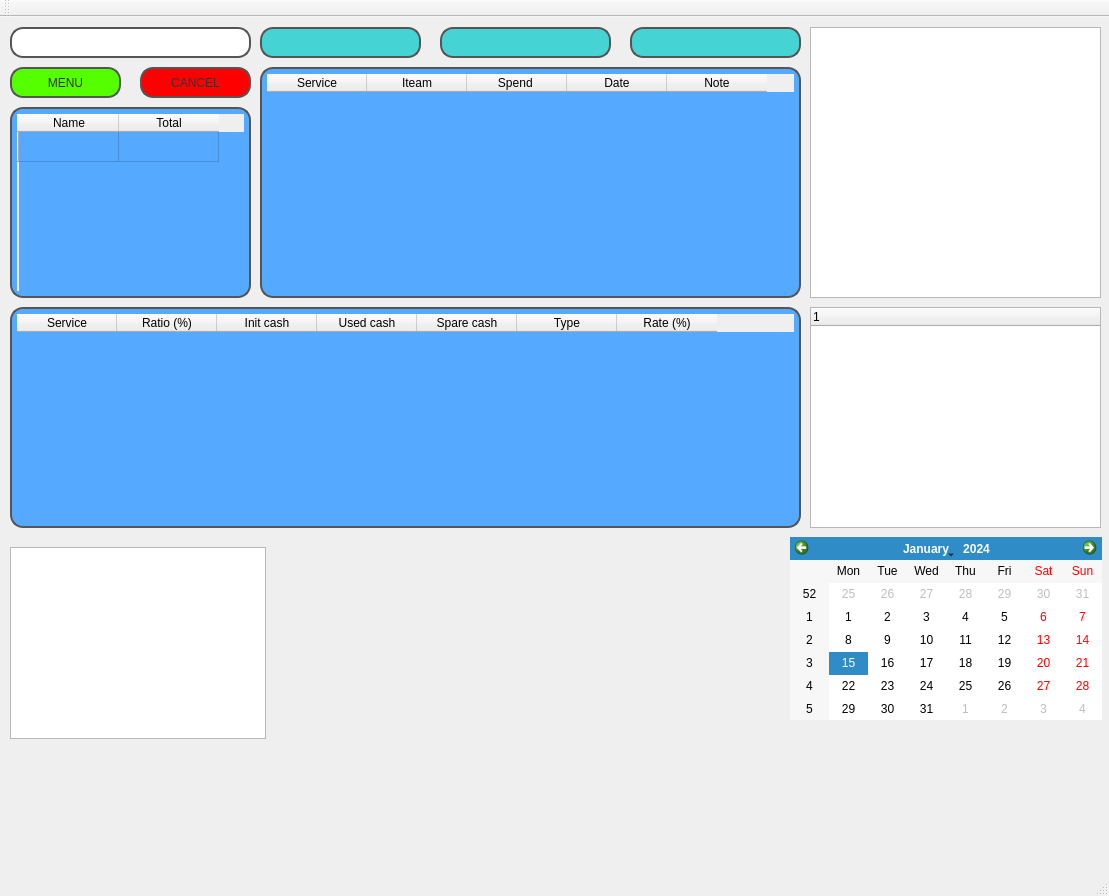
<?xml version="1.0" encoding="UTF-8"?>
<ui version="4.0">
 <class>finance_appClass</class>
 <widget class="QMainWindow" name="finance_appClass">
  <property name="geometry">
   <rect>
    <x>0</x>
    <y>0</y>
    <width>1109</width>
    <height>896</height>
   </rect>
  </property>
  <property name="windowTitle">
   <string>finance_app</string>
  </property>
  <widget class="QWidget" name="centralWidget">
   <widget class="QListWidget" name="total_view">
    <property name="geometry">
     <rect>
      <x>260</x>
      <y>10</y>
      <width>161</width>
      <height>31</height>
     </rect>
    </property>
    <property name="styleSheet">
     <string notr="true">#total_view{
font: 75 12pt &quot;Times New Roman&quot;;
color:#333;
border: 2px solid #555;
border-radius: 13px;
padding: 5px;
background: qradialgradient(cx: 0.3, cy: -0.4,
fx: 0.3, fy: -0.4,
radius: 1.5, stop: 0 #fff, stop: 1 #888);
min-width: 70px;

background-color:rgb(70, 211, 211);
}</string>
    </property>
   </widget>
   <widget class="QListWidget" name="used_view">
    <property name="geometry">
     <rect>
      <x>630</x>
      <y>10</y>
      <width>171</width>
      <height>31</height>
     </rect>
    </property>
    <property name="styleSheet">
     <string notr="true">#used_view{
font: 75 12pt &quot;Times New Roman&quot;;
color:#333;
border: 2px solid #555;
border-radius: 13px;
padding: 5px;
background: qradialgradient(cx: 0.3, cy: -0.4,
fx: 0.3, fy: -0.4,
radius: 1.5, stop: 0 #fff, stop: 1 #888);
min-width: 70px;

background-color:rgb(70, 211, 211);
}</string>
    </property>
   </widget>
   <widget class="QListWidget" name="spare_view">
    <property name="geometry">
     <rect>
      <x>440</x>
      <y>10</y>
      <width>171</width>
      <height>31</height>
     </rect>
    </property>
    <property name="styleSheet">
     <string notr="true">#spare_view{
font: 75 12pt &quot;Times New Roman&quot;;
color:#333;
border: 2px solid #555;
border-radius: 13px;
padding: 5px;
background: qradialgradient(cx: 0.3, cy: -0.4,
fx: 0.3, fy: -0.4,
radius: 1.5, stop: 0 #fff, stop: 1 #888);
min-width: 70px;

background-color:rgb(70, 211, 211);
}</string>
    </property>
   </widget>
   <widget class="QPushButton" name="cancel">
    <property name="geometry">
     <rect>
      <x>140</x>
      <y>50</y>
      <width>111</width>
      <height>31</height>
     </rect>
    </property>
    <property name="styleSheet">
     <string notr="true">#cancel{
font: 75 12pt &quot;Times New Roman&quot;;
color:#333;
border: 2px solid #555;
border-radius: 13px;
padding: 5px;
background: qradialgradient(cx: 0.3, cy: -0.4,
fx: 0.3, fy: -0.4,
radius: 1.5, stop: 0 #fff, stop: 1 #888);
min-width: 70px;

background-color:rgb(255, 0, 0);
}</string>
    </property>
    <property name="text">
     <string>CANCEL</string>
    </property>
   </widget>
   <widget class="QLineEdit" name="status">
    <property name="geometry">
     <rect>
      <x>10</x>
      <y>10</y>
      <width>241</width>
      <height>31</height>
     </rect>
    </property>
    <property name="styleSheet">
     <string notr="true">#status{
font: 75 12pt &quot;Times New Roman&quot;;
color:#333;
border: 2px solid #555;
border-radius: 13px;
padding: 5px;
background: qradialgradient(cx: 0.3, cy: -0.4,
fx: 0.3, fy: -0.4,
radius: 1.5, stop: 0 #fff, stop: 1 #888);
min-width: 70px;

background-color: rgb(255,255,255);
}</string>
    </property>
   </widget>
   <widget class="QTableWidget" name="income">
    <property name="geometry">
     <rect>
      <x>10</x>
      <y>90</y>
      <width>241</width>
      <height>191</height>
     </rect>
    </property>
    <property name="styleSheet">
     <string notr="true">#income{
font: 75 12pt &quot;Times New Roman&quot;;
color:#333;
border: 2px solid #555;
border-radius: 13px;
padding: 5px;
background: qradialgradient(cx: 0.3, cy: -0.4,
fx: 0.3, fy: -0.4,
radius: 1.5, stop: 0 #fff, stop: 1 #888);
min-width: 70px;

background-color:rgb(85, 170, 255);
}</string>
    </property>
    <row>
     <property name="text">
      <string/>
     </property>
    </row>
    <column>
     <property name="text">
      <string>Name</string>
     </property>
    </column>
    <column>
     <property name="text">
      <string>Total</string>
     </property>
    </column>
   </widget>
   <widget class="QTableWidget" name="services_tab">
    <property name="geometry">
     <rect>
      <x>10</x>
      <y>290</y>
      <width>791</width>
      <height>221</height>
     </rect>
    </property>
    <property name="styleSheet">
     <string notr="true">#services_tab{
font: 75 12pt &quot;Times New Roman&quot;;
color:#333;
border: 2px solid #555;
border-radius: 13px;
padding: 5px;
background: qradialgradient(cx: 0.3, cy: -0.4,
fx: 0.3, fy: -0.4,
radius: 1.5, stop: 0 #fff, stop: 1 #888);
min-width: 70px;

background-color:rgb(85, 170, 255);
}</string>
    </property>
    <column>
     <property name="text">
      <string>Service</string>
     </property>
    </column>
    <column>
     <property name="text">
      <string>Ratio (%)</string>
     </property>
    </column>
    <column>
     <property name="text">
      <string>Init cash</string>
     </property>
    </column>
    <column>
     <property name="text">
      <string>Used cash</string>
     </property>
    </column>
    <column>
     <property name="text">
      <string>Spare cash</string>
     </property>
    </column>
    <column>
     <property name="text">
      <string>Type</string>
     </property>
    </column>
    <column>
     <property name="text">
      <string>Rate (%)</string>
     </property>
    </column>
   </widget>
   <widget class="QPushButton" name="menu_button">
    <property name="geometry">
     <rect>
      <x>10</x>
      <y>50</y>
      <width>111</width>
      <height>31</height>
     </rect>
    </property>
    <property name="styleSheet">
     <string notr="true">#menu_button{
font: 75 12pt &quot;Times New Roman&quot;;
color:#333;
border: 2px solid #555;
border-radius: 13px;
padding: 5px;
background: qradialgradient(cx: 0.3, cy: -0.4,
fx: 0.3, fy: -0.4,
radius: 1.5, stop: 0 #fff, stop: 1 #888);
min-width: 70px;

background-color: rgb(85, 255, 0);
}</string>
    </property>
    <property name="text">
     <string>MENU</string>
    </property>
   </widget>
   <widget class="QTableWidget" name="iteams_tab">
    <property name="geometry">
     <rect>
      <x>260</x>
      <y>50</y>
      <width>541</width>
      <height>231</height>
     </rect>
    </property>
    <property name="styleSheet">
     <string notr="true">#iteams_tab{
font: 75 12pt &quot;Times New Roman&quot;;
color:#333;
border: 2px solid #555;
border-radius: 13px;
padding: 5px;
background: qradialgradient(cx: 0.3, cy: -0.4,
fx: 0.3, fy: -0.4,
radius: 1.5, stop: 0 #fff, stop: 1 #888);
min-width: 70px;

background-color:rgb(85, 170, 255);
}</string>
    </property>
    <column>
     <property name="text">
      <string>Service</string>
     </property>
    </column>
    <column>
     <property name="text">
      <string>Iteam</string>
     </property>
    </column>
    <column>
     <property name="text">
      <string>Spend </string>
     </property>
    </column>
    <column>
     <property name="text">
      <string>Date</string>
     </property>
    </column>
    <column>
     <property name="text">
      <string>Note</string>
     </property>
    </column>
   </widget>
   <widget class="QTreeView" name="treeView">
    <property name="geometry">
     <rect>
      <x>810</x>
      <y>10</y>
      <width>291</width>
      <height>271</height>
     </rect>
    </property>
   </widget>
   <widget class="QTreeWidget" name="treeWidget">
    <property name="geometry">
     <rect>
      <x>810</x>
      <y>290</y>
      <width>291</width>
      <height>221</height>
     </rect>
    </property>
    <column>
     <property name="text">
      <string notr="true">1</string>
     </property>
    </column>
   </widget>
   <widget class="QTableWidget" name="tableWidget">
    <property name="geometry">
     <rect>
      <x>10</x>
      <y>530</y>
      <width>256</width>
      <height>192</height>
     </rect>
    </property>
   </widget>
   <widget class="QCalendarWidget" name="calendarWidget">
    <property name="geometry">
     <rect>
      <x>790</x>
      <y>520</y>
      <width>312</width>
      <height>183</height>
     </rect>
    </property>
   </widget>
  </widget>
  <widget class="QMenuBar" name="menuBar">
   <property name="geometry">
    <rect>
     <x>0</x>
     <y>0</y>
     <width>1109</width>
     <height>21</height>
    </rect>
   </property>
  </widget>
  <widget class="QToolBar" name="mainToolBar">
   <attribute name="toolBarArea">
    <enum>TopToolBarArea</enum>
   </attribute>
   <attribute name="toolBarBreak">
    <bool>false</bool>
   </attribute>
  </widget>
  <widget class="QStatusBar" name="statusBar"/>
 </widget>
 <layoutdefault spacing="6" margin="11"/>
 <tabstops>
  <tabstop>total_view</tabstop>
  <tabstop>used_view</tabstop>
  <tabstop>spare_view</tabstop>
 </tabstops>
 <resources>
  <include location="finance_app.qrc"/>
 </resources>
 <connections/>
</ui>
